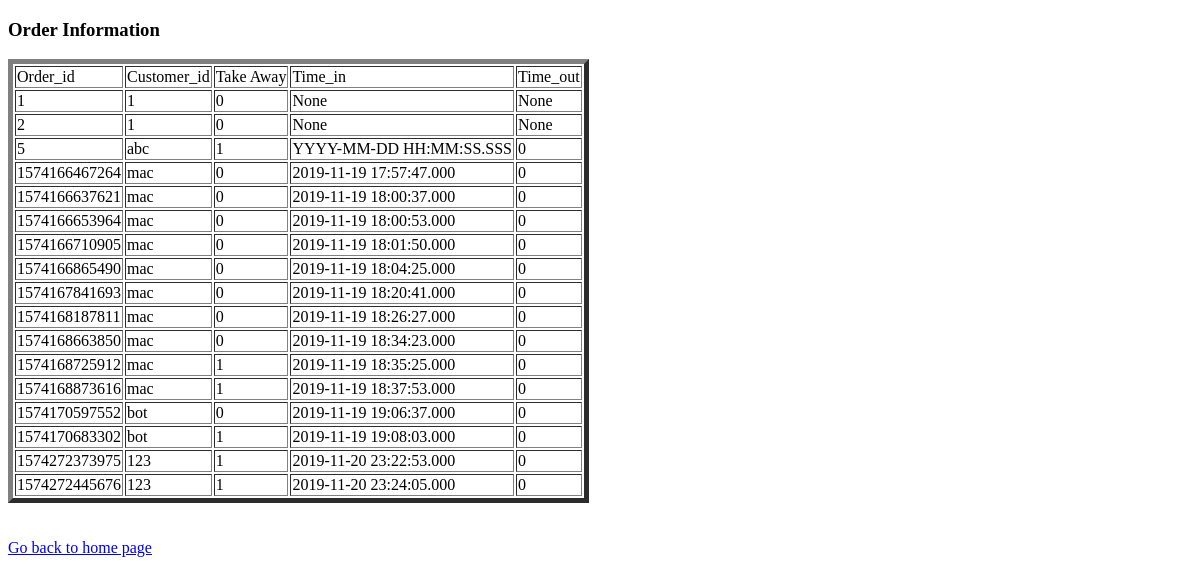
Before: /view with the older database file.
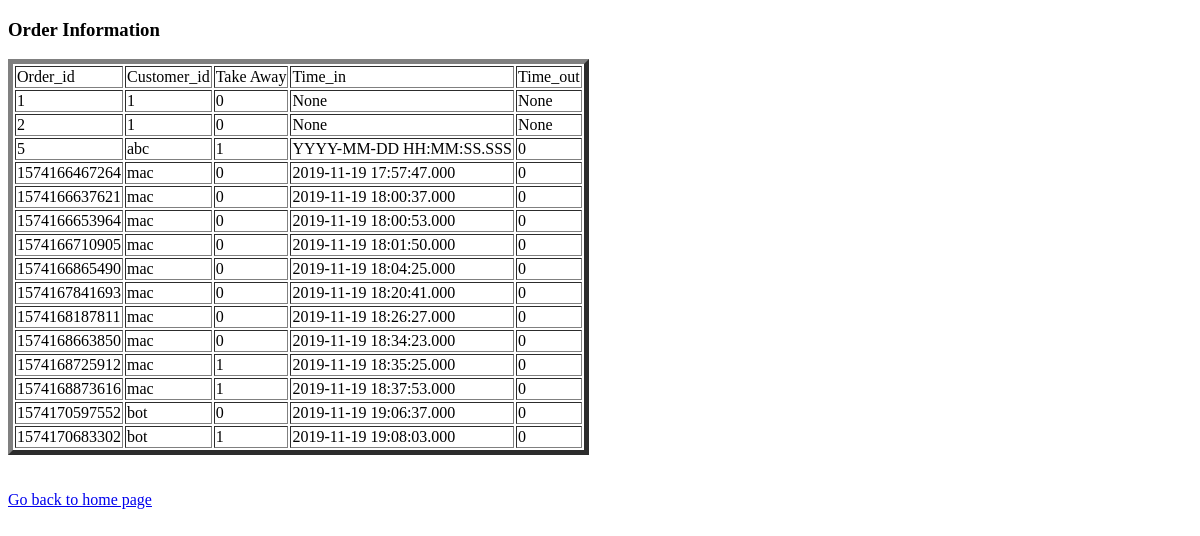
After: the same page with the newer database file.
### tables this page shows
CREATE TABLE "orders" (
	`order_id`	INTEGER,
	`customer_id`	TEXT,
	`take_away`	INTEGER DEFAULT 0,
	`time_in`	TEXT,
	`time_out`	TEXT,
	PRIMARY KEY(`order_id`),
	FOREIGN KEY(`customer_id`) REFERENCES `customer`(`customer_id`)
);

### chef/chef.py (the view)
@app.route("/view")
def view():
    con = sqlite3.connect("dinetime.db")
    con.row_factory = sqlite3.Row
    cur = con.cursor()
    cur.execute("select * from orders")
    rows = cur.fetchall()
    return render_template("view.html",rows = rows)

### chef/templates/view.html (shortened to what this page needs)
<!DOCTYPE html>
<html>
<head>
</head>
<body>
<h3>Order Information</h3>
<table border=5>
    <thead>
        <td>Order_id</td>
        <td>Customer_id</td>
        <td>Take Away</td>
        <td>Time_in</td>
        <td>Time_out</td>
    </thead>
    {% for row in rows %}
        <tr>
            <td>{{row["order_id"]}}</td>
            <td>{{row["customer_id"]}}</td>
            <td>{{row["take_away"]}}</td>
            <td>{{row["time_in"]}}</td>
            <td>{{row["time_out"]}}</td>
        </tr>
    {% endfor %}
</table>
<br><br>
<a href="/">Go back to home page</a>
</body>
</html>

Changed rows visible on the page:
removed orders: order_id "1574272373975", customer_id "123", take_away "1", time_in "2019-11-20 23:22:53.000", time_out "0"
removed orders: order_id "1574272445676", customer_id "123", take_away "1", time_in "2019-11-20 23:24:05.000", time_out "0"
